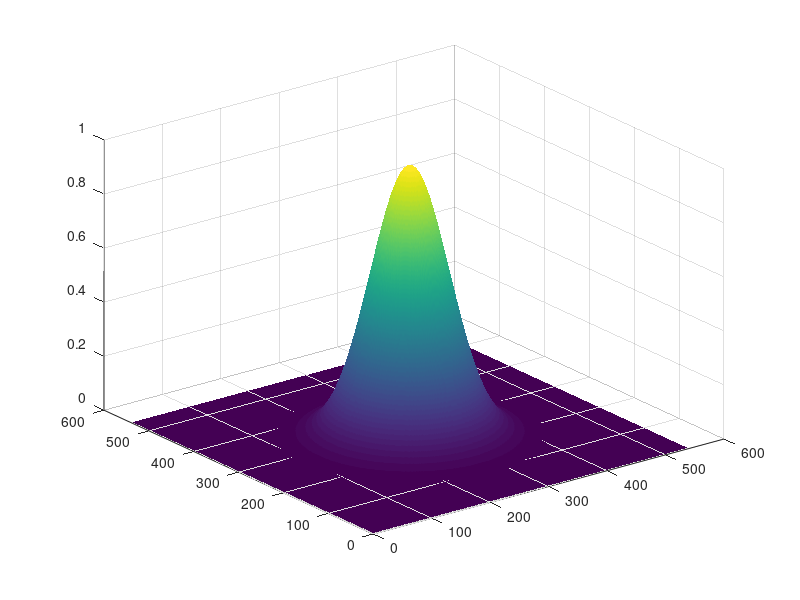

MATLAB code for this plot: (Note: this script raises an error after producing the figure.)
                        %% Yann's first attempt at making a GS algorithm for an arbitrary image %%
clear all; close all; clc;    
tic;                                                           % use toc at the end to measure run time

                                            %% Creation of source beam %%
x = linspace(-10,10,540);                                      % linearly spaced vector for x dimension 
                                                               % (change last value if image dimensions are different)
y = linspace(-10,10,540);                                      % linearly spaced vector for y dimension 
                                                               % (change last value if image dimensions are different)
[X,Y] = meshgrid(x,y);                                         % uses the vectors x and y to generate a rectangular grid

% Use Gaussian beam or other beam? What defines a good light source?
x0 = 0;                                                        % center
y0 = 0;                                                        % center
sigma = 2;                                                     % beam waist
A = 1;                                                         % beam peak
res = ((X-x0).^2 + (Y-y0).^2)./(2*sigma^2);                     
input_intensity = A  * exp(-res);                              % Gaussian beam definitions
surf(input_intensity);                                         
shading interp;                                                

                          %% Reading in of image and initialisation of parameters %%
%target = rgb2gray(imread('1.jpg'));                      % Why rgb2gray? only grayscale?
target = double(imread('1.jpg'));                                       % reconversion for using fftshift
imshow('1.jpg');
imshow(target);
A = fftshift(ifft2(fftshift(target)));                         % outside of GS loop
error = [];                                                    % creates an empty array for error
% iteration_count;                                             % can specify number if wished

                        %% Iterate with the GS algorithm (pseudo code from Wikipedia) %%
figure;
subplot(2,3,1);
imshow('1.jpg');                                         % Shows OG image (in color)

for i = 1:200
    B = abs(input_intensity) .* exp(1i*angle(A));              % .* for element wise multiplication
    C = fftshift(fft2(fftshift(B)));                           
    D = abs(target) .* exp(1i*angle(C));                       
    A = fftshift(ifft2(fftshift(D)));                          
    error = [error; sum(sum(abs(abs(C) - abs(target))))]; 
    if i == 3                                                  % 3 iterations
        subplot(2,3,2);
        imshow(target);
        title('1 original PNG');
        subplot(2,3,3);
        imagesc(abs(C));
        title('Reconstruction, 3 iterations');
    end
    if i == 6                                                 % 6 iterations
        subplot(2,3,4);
        imagesc(abs(C));
        title('Reconstruction, 6 iterations');
    end
    if i == 10                                                % 10 iterations
        subplot(2,3,5);
        imagesc(abs(C));
        title('Reconstruction, 10 iterations');
    end
    if i == 100                                               % 100 iterations
        subplot(2,3,6);
        imagesc(abs(C));
        title('Reconstruction, 100 iterations');
    end
end
                                   %% Print out error criterion evolution %%
figure;
i = 1:1:i;                                                     % creation of a regularly spaced vector using i as the increment
plot(i,(error'));
title('Error over 200 iterations');
    
toc;                                                           % ends the timer started by tic